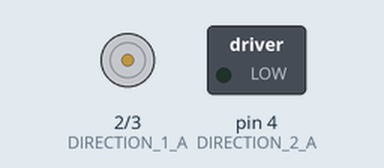
This sketch was run on a simulated Arduino Uno, built with avr-gcc and run on an emulated ATmega328P. Parts: direction and speed pins drawn as motors (green arrow = direction pin HIGH = forward, orange = LOW = backward, longer = more drive), switched loads named in the sketch (green lamp = pin HIGH).

Above: at 0.05 s.
At 6.45 s:
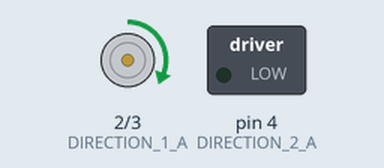
At 19.95 s:
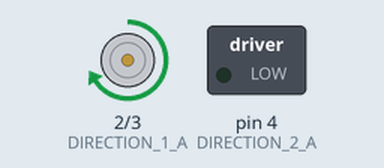
At 39.85 s:
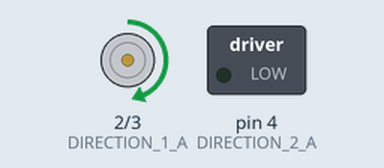
Timing chart, 0 to 40.0 s (numbered marks = the images above):
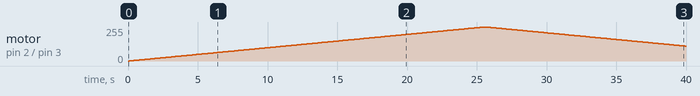

The sketch:

G-motorController.ino
```cpp
/*****************************************************************************************
 *    RG 101 - Pulse-Width Modulation (PWM)
 *     Motor           _____________                         _____________
 *     Control        |             |                       |             |
 *                    |             |                       |             |
 *            ________|             |_______________________|             |_______________________
 *
 *  This code will control a single motor attached to a 1A Dual TB6612FNG Motor Driver
 *  or similar motor driver.
 *
 *  Digital 2 - AIN1 (direction bit 1)
 *  Digital 4 - AIN2 (direction bit 2)
 *  Digital 3 - PWMA (PWM speed control
 *
 * For a more in depth explanation of wiring,  this code and more information on using
 * Digital outputs and Arduino check out our Digital Output Tutorial
 * http://learn.robotgeek.com/robotgeek-101-1/232-pwm-primer.html
 *
 *
 * Important Functions
 *  analogWrite()
 *****************************************************************************************/

const int PWM_PIN_A = 3;      //pin number for the PWM speed output - this is 'const' since it will not change during code, and saves Arduino memory
const int DIRECTION_1_A = 2;  //pin number for the direction bit 1 output - this is 'const' since it will not change during code, and saves Arduino memory
const int DIRECTION_2_A = 4;  //pin number for the direction bit 2 output - this is 'const' since it will not change during code, and saves Arduino memory

int pwmValue;           //holds the current PWM value (0-255)\

//setup runs once when the Geekduino/Arduino is turned on
void setup()
{
  pinMode(PWM_PIN_A, OUTPUT); //set LED_PIN to be an output
  pinMode(DIRECTION_1_A, OUTPUT); //set LED_PIN to be an output
  pinMode(DIRECTION_2_A, OUTPUT); //set LED_PIN to be an output

  //make sure the motor is stopped
  digitalWrite(DIRECTION_1_A, LOW); //set the direction bit low
  digitalWrite(DIRECTION_2_A, LOW); //set the direction bit low
  analogWrite(PWM_PIN_A, 0);        //set speed to 0

} //setup() is done, go to loop()

//loop runs forever once setup is complete
void loop()
{

  //start CW rotation
  digitalWrite(DIRECTION_1_A, HIGH); //set the direction bit low
  digitalWrite(DIRECTION_2_A, LOW); //set the direction bit low

  //ramp up speed
  for(int i = 0; i <= 255; i++)
  {
    analogWrite(PWM_PIN_A, i);        //set speed to 0
    delay(100);
  }
  //ramp down speed
  for(int i = 255; i >= 0; i--)
  {
    analogWrite(PWM_PIN_A, i);        //set speed to 0
    delay(100);
  }


  //start CCW rotation
  digitalWrite(DIRECTION_1_A, LOW); //set the direction bit low
  digitalWrite(DIRECTION_2_A, HIGH); //set the direction bit low

  //ramp up speed
  for(int i = 0; i <= 255; i++)
  {
    analogWrite(PWM_PIN_A, i);        //set speed to 0
    delay(100);
  }
  //ramp down speed
  for(int i = 255; i >= 0; i--)
  {
    analogWrite(PWM_PIN_A, i);        //set speed to 0
    delay(100);
  }


}//go back to the first line in loop()
```

Measured:
- by itself, motor on pin 2 (DIRECTION_1_A) / pin 3 (PWM_PIN_A): rises from stopped to forward 255/255 in 25.4 s, then falls to forward 112/255 in 14.4 s
